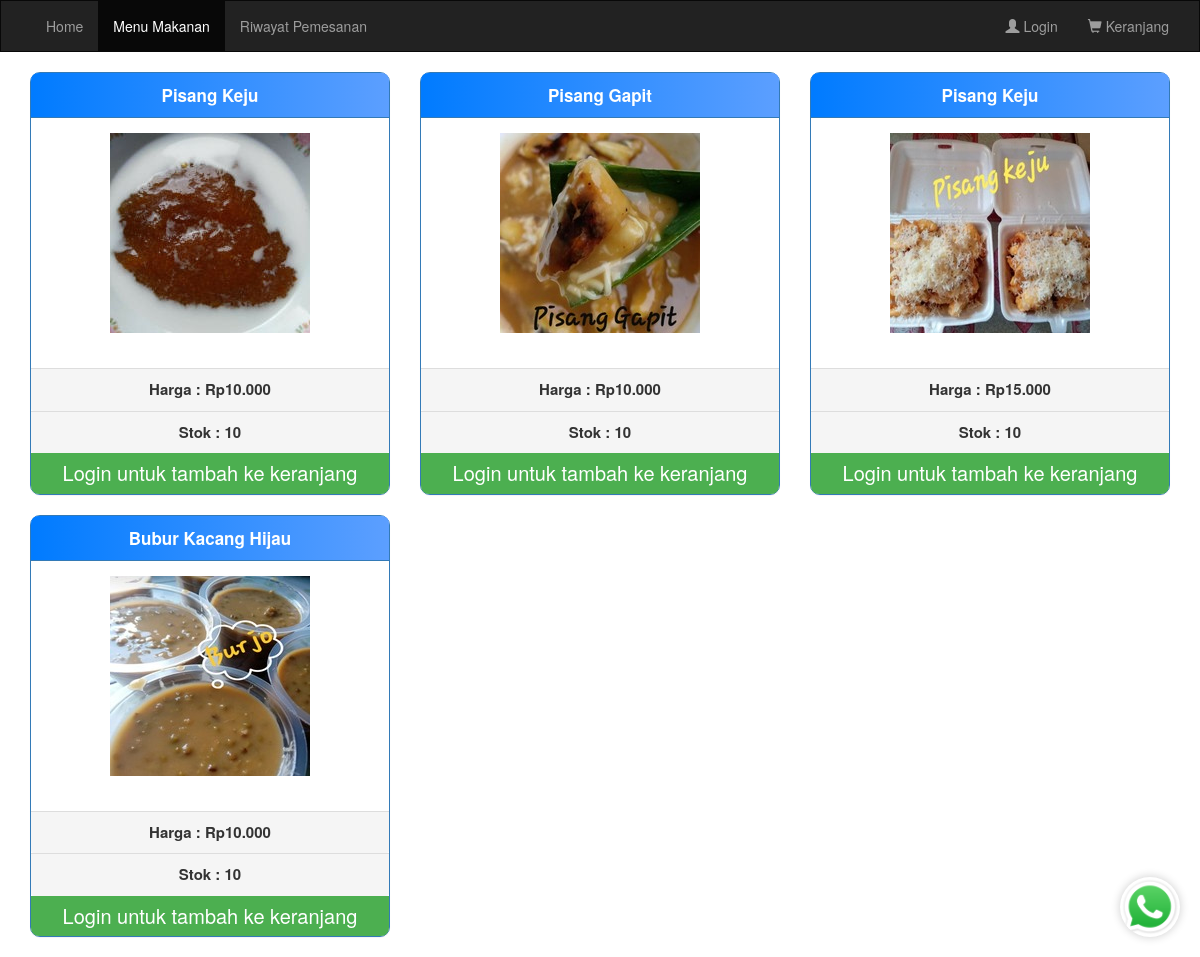
Page /menu.php on the earlier database version.
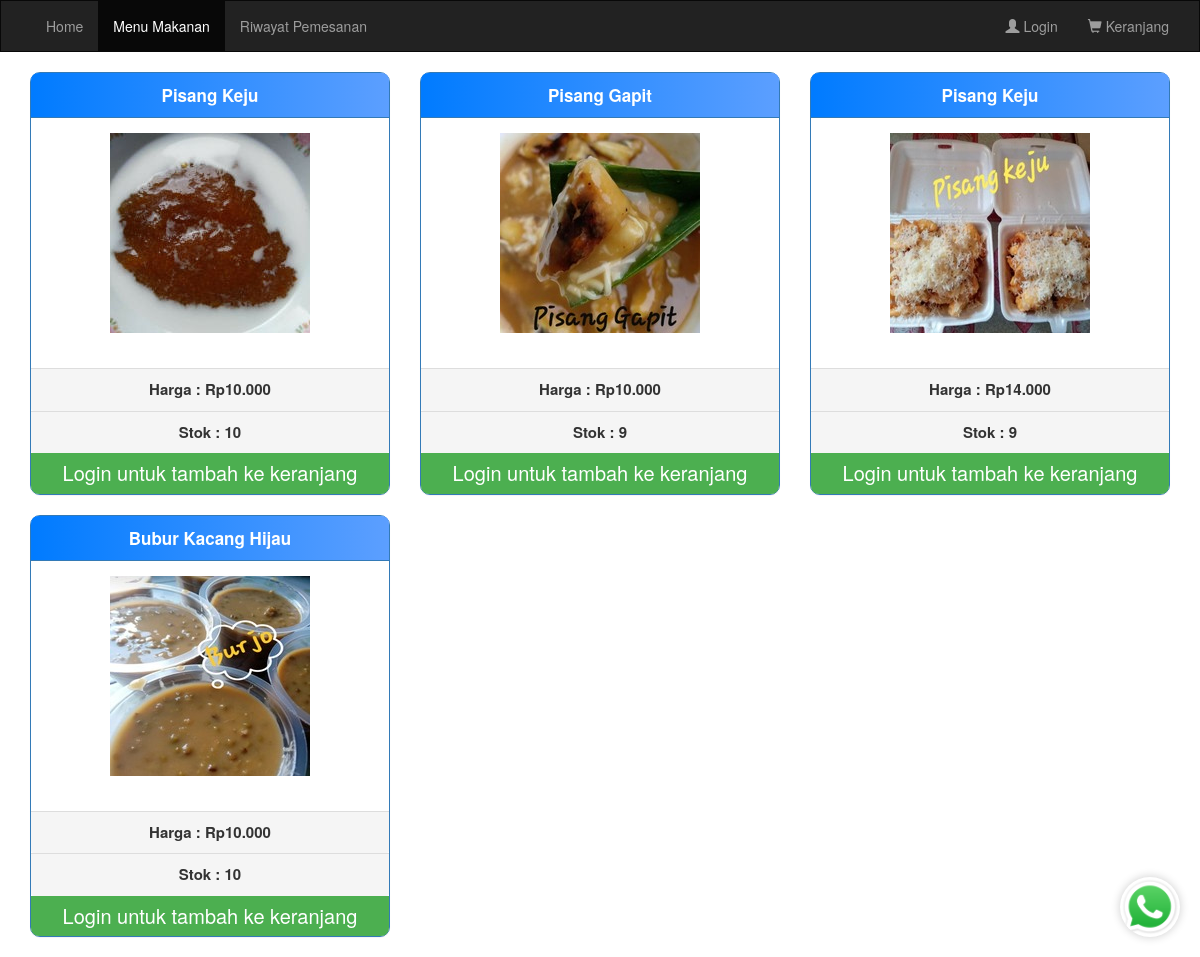
Same page on the later database version.
### tables this page shows
CREATE TABLE `items` (
  `item_id` int(11) NOT NULL,
  `item_name` varchar(225) NOT NULL,
  `stok` int(11) NOT NULL,
  `harga` decimal(6,3) NOT NULL,
  `item_image` varchar(100) DEFAULT NULL,
  `item_keywords` text DEFAULT NULL,
  `aktif` tinyint(1) NOT NULL DEFAULT 1
);

### menu.php (the view, shortened to what this page needs)
<?php
require("koneksi/koneksi.php");
?>
<html lang="en">
<head>
  <link rel="stylesheet" href="https://maxcdn.bootstrapcdn.com/bootstrap/3.3.7/css/bootstrap.min.css">
  <link rel="stylesheet" href="css/menu.css">
</head>
<body>
  <nav class="navbar navbar-inverse" style="border-radius:0px;">
    <div class="container-fluid">
      <div class="collapse navbar-collapse" id="myNavbar">
        <ul class="nav navbar-nav">
          <li><a href="home.php">Home</a></li>
          <li class="active"><a href="menu.php">Menu Makanan</a></li>
          <li><a href="history.php">Riwayat Pemesanan</a></li>
        </ul>
        <ul class="nav navbar-nav navbar-right">
          <li><?php
              if (!isset($_SESSION['username'])) {
                echo "<a href='login.php'><span class='glyphicon glyphicon-user'></span> Login</a>";
              } else {
                echo "<a href='logout.php'><span class='glyphicon glyphicon-user'></span> Logout</a>";
              }
              ?></li>
          <li><a href="cart.php"><span class="glyphicon glyphicon-shopping-cart"></span> Keranjang</a></li>
        </ul>
      </div>
    </div>
  </nav>
  <div class="container">
    <div class="row">
      <?php
      $stmt = $conn->query('select item_id,item_name,harga,stok,item_image from items where aktif=1');
      while ($row = $stmt->fetch(PDO::FETCH_ASSOC)) {
      ?>
        <div class="col-sm-4">
          <div class="panel panel-primary" style="border-radius:10px 10px 10px 10px;">
            <div class="panel-heading" align="center" style="border-radius:7px 7px 0px 0px;"><b style="font-size:17px;"><?php echo $row['item_name']; ?></b></div>
            <div class="panel-body" align="center" style="height:250px; width:auto; "><?php echo '<img src="' . $row['item_image'] . '"  alt="Image">' ?></div>
            <div class="panel-footer" align="center"><b style="font-size:15px;">Harga : Rp<?php echo $row['harga']; ?></b></div>
            <div class="panel-footer" align="center">
              <b style="font-size:15px;">Stok : <?php echo $row['stok']; ?></b>
            </div>
            <?php if ($row['stok'] > 0) { ?>
              <?php if (isset($_SESSION['username'])) { ?>
                <a class="btn btn-tambah btn-md btn-block" href="menu.php?itm_id=<?php echo $row['item_id']; ?>">Tambah ke keranjang</a>
              <?php } else { ?>
                <a class="btn btn-tambah btn-md btn-block" href="login.php" style="pointer-events: none; cursor: default;">Login untuk tambah ke keranjang</a>
              <?php } ?>
            <?php } else { ?>
              <button class="btn btn-light btn-lg btn-block" disabled style="color: red;">Stok habis. Silakan cek kembali nanti.</button>
            <?php } ?>
          </div>
        </div>
      <?php } ?>
    </div>
    <a href="https://wa.me/+6289657172345?text=Halo%20saya%20ingin%20bertanya%20tentang%20produk%20Anda" class="whatsapp-button" target="_blank">
      <img src="Pictures/whatsapp.webp" alt="Logo WhatsApp">
    </a>
</body>
</html>

### css/menu.css (style rules this page uses)
.panel { transition: transform 0.3s ease, box-shadow 0.3s ease; }
.btn-md { font-size: 20px; }
.btn-tambah { background-color: #4caf50; color: white; border: none; border-radius: 0px 0px 8px 8px; }
.whatsapp-button { position: fixed; bottom: 20px; right: 20px; z-index: 1000; transition: transform 0.3s ease, box-shadow 0.3s ease; }
.whatsapp-button img { width: 60px; height: 60px; border-radius: 50%; box-shadow: 0 0 10px rgba(0, 0, 0, 0.2); }

### menu.php (style rules this page uses)
.panel-primary { border-color: linear-gradient(to right, #007bff, #5c9fff); }
.panel-primary>.panel-heading { background: linear-gradient(to right, #007bff, #5c9fff); border-color: linear-gradient(to right, #007bff, #5c9fff); }

Differences in the rows shown:
changed items "Pisang Gapit": stok "10" → "9"
changed items (number 3 of 4 on the later page): harga "15.000" → "14.000"; stok "10" → "9"
